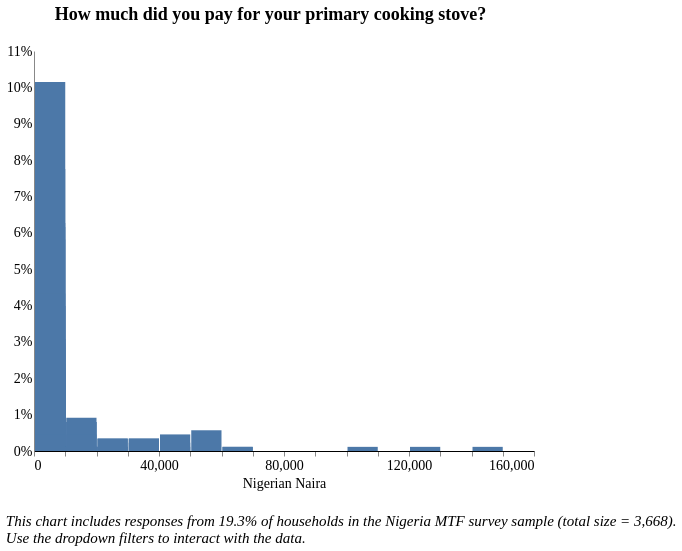

This figure's Vega-Lite source:
### Vega-Lite specification from a JSON file in a GitHub repository (floating-point values rounded to 4 significant figures; data arrays with more than 128 entries replaced by an {"elided": "..."} marker saying what was removed)
{"width": 800, "height": 400, "config": {"title": {"fontSize": 18, "font": "Times New Roman", "anchor": "center", "fontColor": "#000000"}, "axisX": {"domain": true, "domainColor": "#000000", "grid": false, "labelFont": "Times New Roman", "labelFontSize": 14, "titleFont": "Times New Roman", "titleFontSize": 14, "titleFontWeight": "normal", "title": "X Axis Title (units)"}, "axisY": {"domain": true, "grid": false, "gridColor": "#DEDDDD", "gridWidth": 1, "labelFont": "Times New Roman", "labelFontSize": 14, "labelAngle": 0, "ticks": false, "titleFont": "Times New Roman", "titleFontSize": 14, "titleFontWeight": "normal", "titlePadding": 10, "title": "Y Axis Title (units)"}, "range": {"category": ["#2980B9", "#003366", "#FFAE19", "#D68910", "#E67E22", "#D35400", "#FF4500", "#FF6162", "#438B28", "#45B39D", "#99ADC1", "#212F3C"]}, "legend": {"labelFont": "Times New Roman", "labelFontSize": 14, "symbolType": "square", "symbolSize": 100, "titleFont": "Times New Roman", "titleFontSize": 14, "titleFontWeight": "normal", "title": "Legend", "orient": "right", "offset": 0}, "tooltip": {"font": "Open Sans"}, "view": {"stroke": "transparent", "text": {"font": "Times New Roman", "color": ["#2980B9", "#003366", "#FFAE19", "#D68910", "#E67E22", "#D35400", "#FF4500", "#FF6162", "#438B28", "#45B39D", "#99ADC1", "#212F3C"], "fontSize": 14, "align": "right", "fontWeight": 400, "size": 14}, "bar": {"size": 40, "binSpacing": 1, "continuousBandSize": 30, "discreteBandSize": 30, "fill": ["#2980B9", "#003366", "#FFAE19", "#D68910", "#E67E22", "#D35400", "#FF4500", "#FF6162", "#438B28", "#45B39D", "#99ADC1", "#212F3C"], "stroke": false}}}, "concat": [{"mark": "bar", "encoding": {"tooltip": [{"field": "i6", "title": "Response (Binned)", "type": "quantitative"}, {"aggregate": "sum", "field": "pct", "format": ".2%", "title": "Percentage", "type": "quantitative"}], "x": {"axis": {"title": "Nigerian Naira"}, "bin": {"extent": [50, 160000], "step": 10000}, "field": "i6", "scale": {"clamp": true, "domain": [0, 160000]}, "type": "quantitative"}, "y": {"aggregate": "sum", "axis": {"format": "%"}, "field": "pct", "title": "", "type": "quantitative"}}, "height": 400, "selection": {"selector061": {"type": "single", "fields": ["i19b"], "bind": {"input": "select", "options": [null, "Wood purchased", "Wood collected", "Charcoal", "Kerosene", "Crop Residue/Plant Biomass", "LPG/cooking gas", "Garbage", "Electric", "Piped Natural Gas", "Charcoal Briquettes", "Coal Briquette", "Biomass Briquette", "Coal/lignite", "Other, specify"], "labels": ["All Fuel Types", "Wood purchased", "Wood collected", "Charcoal", "Kerosene", "Crop Residue/Plant Biomass", "LPG/cooking gas", "Garbage", "Electric", "Piped Natural Gas", "Charcoal Briquettes", "Coal Briquette", "Biomass Briquette", "Coal/lignite", "Other"], "name": "Secondary Fuel Type  "}}, "selector060": {"type": "single", "fields": ["i19a"], "bind": {"input": "select", "options": [null, "Wood purchased", "Wood collected", "Charcoal", "Kerosene", "Crop Residue/Plant Biomass", "LPG/cooking gas", "Garbage", "Electric", "Piped Natural Gas", "Charcoal Briquettes", "Coal Briquette", "Biomass Briquette", "Coal/lignite", "Other, specify"], "labels": ["All Fuel Types", "Wood purchased", "Wood collected", "Charcoal", "Kerosene", "Crop Residue/Plant Biomass", "LPG/cooking gas", "Garbage", "Electric", "Piped Natural Gas", "Charcoal Briquettes", "Coal Briquette", "Biomass Briquette", "Coal/lignite", "Other"], "name": "Primary Fuel Type  "}}, "selector062": {"type": "single", "fields": ["stove"], "bind": {"input": "select", "options": [null, "3-Stone/Open Fire Stove", "Manufactured Stove Traditional", "Koresone Stove", "LPG/Natural Gas Stove", "Electric Stove"], "labels": ["All Stove Types", "3-Stone/Open Fire Stove", "Manufactured Stove Traditional", "Koresone Stove", "LPG/Natural Gas Stove", "Electric Stove"], "name": "Stove Type  "}}, "selector063": {"type": "single", "fields": ["locality"], "bind": {"input": "select", "options": [null, 0, 1], "labels": ["National", "Urban", "Rural"], "name": "Locality Breakdown  "}}, "selector064": {"type": "single", "fields": ["elc_aggr_tier"], "bind": {"input": "select", "options": [null, "Tier 0", "Tier 1", "Tier 2", "Tier 3", "Tier 4", "Tier 5"], "labels": ["All Tiers", "Tier 0", "Tier 1", "Tier 2", "Tier 3", "Tier 4", "Tier 5"], "name": "Electricity Tiers  "}}}, "title": {"text": ["How much did you pay for your primary cooking stove?"], "color": "black", "subtitleColor": "black", "offset": 20}, "transform": [{"joinaggregate": [{"op": "count", "field": "*", "as": "total"}]}, {"calculate": "1 / datum.total", "as": "pct"}, {"bin": {"maxbins": 20}, "field": "m", "as": "mbin"}, {"filter": {"selection": "selector061"}}, {"filter": {"selection": "selector060"}}, {"filter": {"selection": "selector062"}}, {"filter": {"selection": "selector063"}}, {"filter": {"selection": "selector064"}}], "width": 500}], "data": {"name": "data-fc1658cc6eae5779e506f90c7b1679ae"}, "title": {"text": ["", "", "This chart includes responses from 19.3% of households in the Nigeria MTF survey sample (total size = 3,668).", "Use the dropdown filters to interact with the data."], "anchor": "start", "baseline": "bottom", "font": "Times New Roman", "fontSize": 15, "fontStyle": "italic", "fontWeight": "normal", "orient": "bottom"}, "$schema": "https://vega.github.io/schema/vega-lite/v4.17.0.json", "datasets": {"data-fc1658cc6eae5779e506f90c7b1679ae": {"elided": "877 records"}}}
